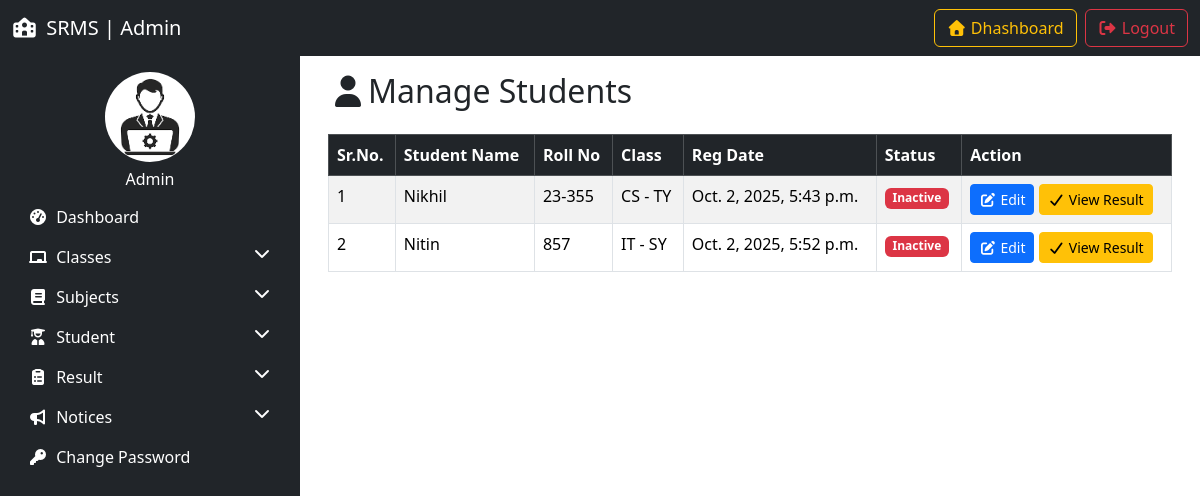
Page /manage_students/ (signed in) on the earlier database version.
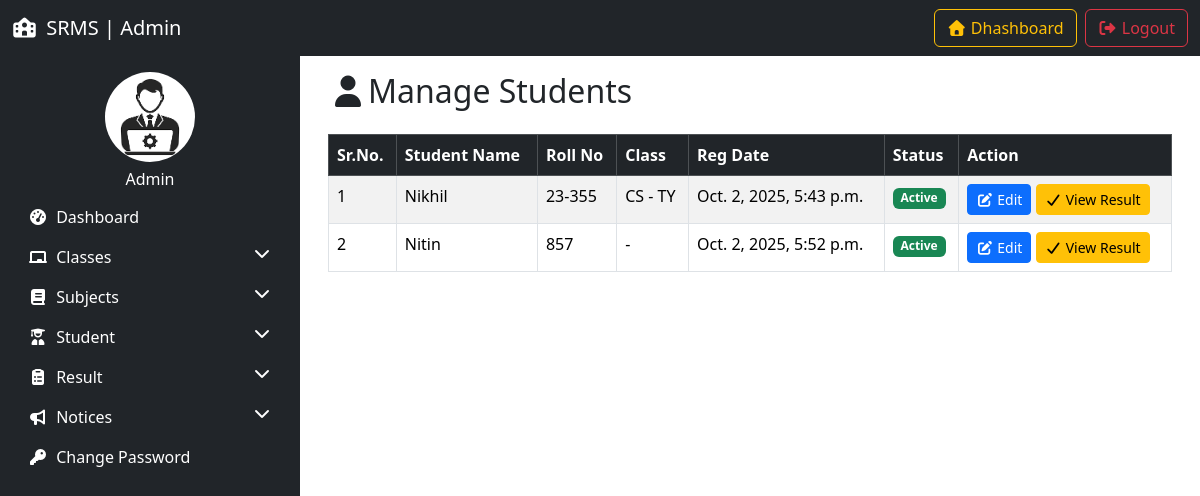
Same page on the later database version.
### resultapp/models.py (models this page shows, shortened)
class Student(models.Model):
    GENDER_CHOICES = (
        ('Male', 'Male'),
        ('Female', 'Female')
    )
    name = models.CharField(max_length=100)
    roll_number = models.CharField(max_length=20, unique=True)
    email = models.EmailField(unique=True)
    gender = models.CharField(max_length=10, choices=GENDER_CHOICES)
    date_of_birth = models.DateField(max_length=100)
    student_class = models.ForeignKey(Studentclass, on_delete=models.SET_NULL, null=True)
    reg_date = models.DateTimeField(auto_now_add=True)
    updation_date = models.DateTimeField(auto_now=True)
    status = models.IntegerField(default=1)

class Studentclass(models.Model):
    streamName = models.CharField(max_length=100)
    yearStream = models.CharField(max_length=100)
    section = models.CharField(max_length=10)
    creation_date = models.DateTimeField(auto_now_add=True)
    updation_date = models.DateTimeField(auto_now=True)

### resultapp/views.py (the view)
# urls.py: path('manage_students/',manage_students, name='manage_students'),
@login_required
def manage_students(request):
    students = Student.objects.all()
    return render(request,'manage_students.html', locals())

### resultapp/templates/manage_students.html (shortened to what this page needs)
{% extends 'admin_base.html' %}
{% load static %}
{% block content %}
<div class="container">
    <h2 class="mb-4"><i class="fas fa-user"></i>Manage Students</h2>
    <table class="table table-bordered table-striped">
        <thead class="table-dark">
            <tr>
                <th>Sr.No.</th>
                <th>Student Name</th>
                <th>Roll No</th>
                <th>Class</th>
                <th>Reg Date</th>
                <th>Status</th>
                <th>Action</th>
            </tr>
        </thead>
        <tbody>
            {% for i in students %}
             <tr>
                <td>{{forloop.counter}}</td>
                <td>{{i.name}}</td>
                <td>{{i.roll_number}}</td>
                <td>{{i.student_class.streamName}} - {{i.student_class.yearStream}}</td>
                <td>{{i.reg_date}}</td>
                <td>
                    {% if i.status == 1 %}
                    <span class="badge bg-success">Active</span>
                    {% else %}
                    <span class="badge bg-danger">Inactive</span>
                    {% endif %}
                </td>
                <td>
                    <a href="{% url 'edit_student' i.id %}" class="btn btn-sm btn-primary"><i class="fas fa-edit"></i> Edit</a>
                    <a href="/search_result" class="btn btn-sm btn-warning"><i class="fas fa-check"></i> View Result</a>
                </td>
            </tr>
            {% empty %}
            <tr>
                <td colspan="7" class="text-center">No Students Found</td>
            </tr>
            {% endfor %}
        </tbody>
    </table>
</div>
{% endblock %}

Differences in the rows shown:
changed Student "Nikhil": status "Inactive" → "Active"
changed Student "Nitin": student_class.streamName "IT" → (not shown); student_class.yearStream "SY" → (not shown); status "Inactive" → "Active"
